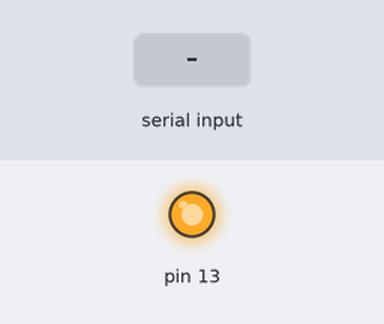
A sketch run on a simulated Arduino Uno, built with avr-gcc and run on an emulated ATmega328P. On the bench: output pins drawn as LEDs (lit = HIGH). The inputs (shaded band) are chosen by the test bench. What the sketch prints to the serial monitor is not drawn.

Above: at 1.2 s.
1.3 s: "1" received over the second serial link
Timing chart, 0 to 4.3 s (numbered marks = the images above; inputs shaded):
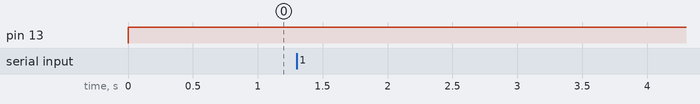

The sketch:

week6a.ino
```cpp
#include<SoftwareSerial.h>
SoftwareSerial EEBLUE(10,11);
void setup()
{
  Serial.begin(9600);
  EEBLUE.begin(9600);
  pinMode(13,OUTPUT);
  Serial.println("Bluetooth Started");
}
void loop()
{
   if(EEBLUE.available())
      Serial.write(EEBLUE.read());
   if(Serial.available())
      EEBLUE.write(Serial.read());
      digitalWrite(13,HIGH);
}
```

Measured:
- after the input at 1.3 s, every drawn part: stays the same
